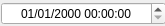
<?xml version="1.0" encoding="UTF-8"?>
<ui version="4.0">
 <class>DialogServiceEpochFrame</class>
 <widget class="QFrame" name="DialogServiceEpochFrame">
  <property name="geometry">
   <rect>
    <x>0</x>
    <y>0</y>
    <width>165</width>
    <height>26</height>
   </rect>
  </property>
  <property name="minimumSize">
   <size>
    <width>165</width>
    <height>26</height>
   </size>
  </property>
  <property name="maximumSize">
   <size>
    <width>165</width>
    <height>26</height>
   </size>
  </property>
  <property name="windowTitle">
   <string>serviceTime</string>
  </property>
  <property name="windowOpacity">
   <double>1.000000000000000</double>
  </property>
  <property name="autoFillBackground">
   <bool>false</bool>
  </property>
  <property name="frameShape">
   <enum>QFrame::NoFrame</enum>
  </property>
  <property name="frameShadow">
   <enum>QFrame::Plain</enum>
  </property>
  <property name="lineWidth">
   <number>0</number>
  </property>
  <widget class="QWidget" name="layoutWidget">
   <property name="geometry">
    <rect>
     <x>0</x>
     <y>0</y>
     <width>167</width>
     <height>27</height>
    </rect>
   </property>
   <layout class="QHBoxLayout" name="horizontalLayout">
    <item>
     <widget class="QDateTimeEdit" name="EpochEdit">
      <property name="minimumSize">
       <size>
        <width>165</width>
        <height>0</height>
       </size>
      </property>
      <property name="maximumSize">
       <size>
        <width>165</width>
        <height>16777215</height>
       </size>
      </property>
      <property name="alignment">
       <set>Qt::AlignCenter</set>
      </property>
      <property name="displayFormat">
       <string>dd/MM/yyyy HH:mm:ss</string>
      </property>
     </widget>
    </item>
   </layout>
  </widget>
 </widget>
 <resources/>
 <connections/>
</ui>
